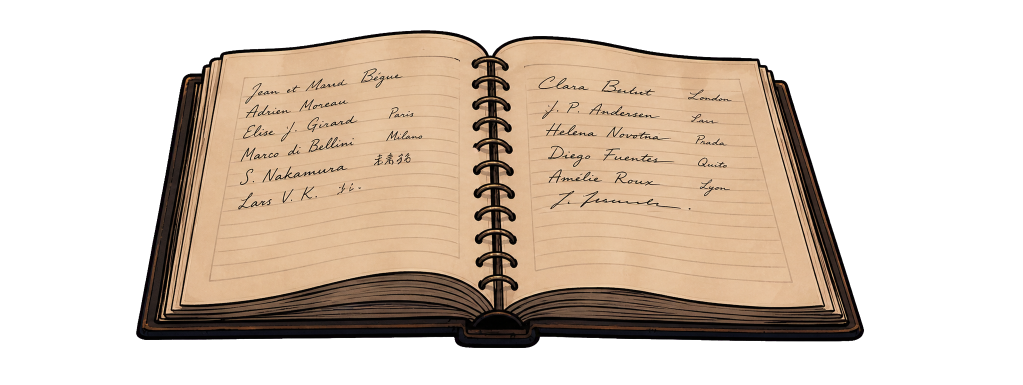
#> input picture tools/before-times-clean-patches/guestbook-fresh-isolated-v1.png, 2045 x 769 px (shown at 1/2 size)
$ python build-fresh-guestbook.py
#> lines starting #> are read from the running program, lines starting #| are printed output that depends on the picture
#!/usr/bin/env python3
"""Build the separated lobby guestbook, placed pen, and clean desk plate."""

from pathlib import Path

from PIL import Image, ImageDraw, ImageFilter


ROOT = Path(__file__).resolve().parents[1]
LAYER_DIR = ROOT / "images/before-times/layers"
PATCH_DIR = ROOT / "tools/before-times-clean-patches"

BASE_PLATE = LAYER_DIR / "lobby-clean-v4-newsstand-v1.png"
DESK_DONOR = PATCH_DIR / "guestbook-empty-desk-fullscene-v3.png"
BOOK_MASTER = PATCH_DIR / "guestbook-fresh-isolated-v1.png"
PEN_MASTER = ROOT / "images/before-times/inventory/fountain-pen-v1.png"

OUTPUT_PLATE_PNG = LAYER_DIR / "lobby-clean-v4-newsstand-guestbook-v3.png"
OUTPUT_PLATE_WEBP = LAYER_DIR / "lobby-clean-v4-newsstand-guestbook-v3.webp"
OUTPUT_BOOK_PNG = LAYER_DIR / "guestbook-fresh-v1.png"
OUTPUT_BOOK_WEBP = LAYER_DIR / "guestbook-fresh-v1.webp"
OUTPUT_PEN_PNG = LAYER_DIR / "guestbook-placed-pen-v1.png"
OUTPUT_PEN_WEBP = LAYER_DIR / "guestbook-placed-pen-v1.webp"

DESK_BOX = (820, 525, 1405, 745)
DESK_SIZE = (DESK_BOX[2] - DESK_BOX[0], DESK_BOX[3] - DESK_BOX[1])
DESK_CONTEXT_BOX = (740, 455, 1460, 815)
DESK_CONTEXT_SIZE = (
    DESK_CONTEXT_BOX[2] - DESK_CONTEXT_BOX[0],
    DESK_CONTEXT_BOX[3] - DESK_CONTEXT_BOX[1],
)
BOOK_TARGET_BOX = (117, 64, 380, 192)
PEN_TARGET_CENTER = (315, 135)


def fit_alpha_to_box(source: Image.Image, target_box: tuple[int, int, int, int]) -> Image.Image:
    """Crop transparent padding and fit the visible object into target_box."""
#> called with target_box = (117, 64, 380, 192)
    source = source.convert("RGBA")
#> source is the input picture: PIL image 2045x769 RGBA; mean R, G, B, A 85.7, 71.2, 57.3, 125.6
    alpha_box = source.getchannel("A").getbbox()
#> alpha_box = (272, 60, 1729, 697)
    if alpha_box is None:
        raise ValueError("The source image has no visible pixels")

    visible = source.crop(alpha_box)
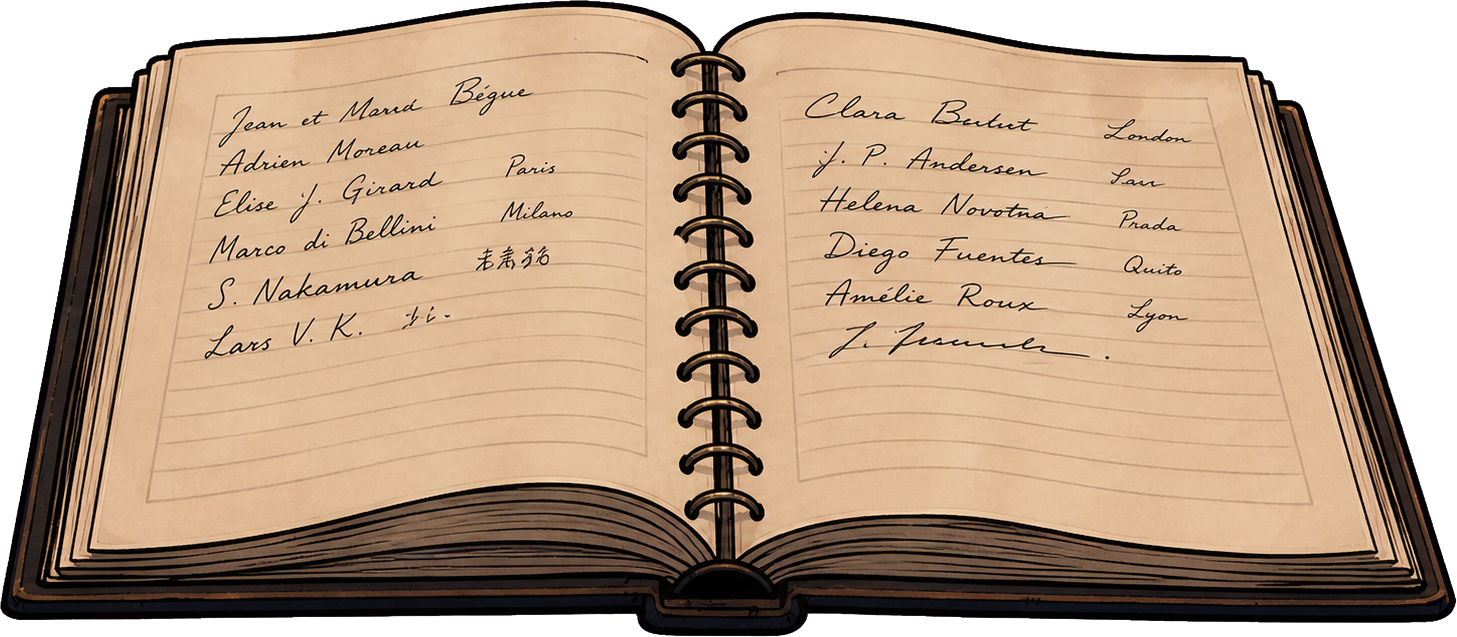
#> visible: PIL image 1457x637 RGBA; mean R, G, B, A 145.3, 120.6, 97.1, 212.9; transparent parts drawn white
    width = target_box[2] - target_box[0]
    height = target_box[3] - target_box[1]
    visible = visible.resize((width, height), Image.Resampling.LANCZOS)
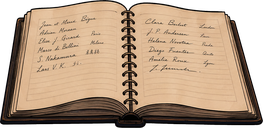
#> visible: PIL image 263x128 RGBA; mean R, G, B, A 145.6, 120.8, 97.3, 212.9; transparent parts drawn white

    canvas = Image.new("RGBA", DESK_SIZE, (0, 0, 0, 0))
#> canvas: PIL image 585x220 RGBA; every value is 0
    canvas.alpha_composite(visible, target_box[:2])
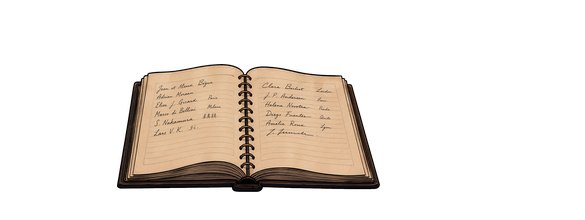
#> canvas: PIL image 585x220 RGBA; mean R, G, B, A 38.1, 31.6, 25.5, 55.7; transparent parts drawn white
    return canvas


def build_desk_plate() -> Image.Image:
    base = Image.open(BASE_PLATE).convert("RGB")
    donor_full = Image.open(DESK_DONOR).convert("RGB").resize(
        base.size,
        Image.Resampling.LANCZOS,
    )
    donor = donor_full.crop(DESK_CONTEXT_BOX)

    # Replace the original book and its grounding shadow, with enough repaired
    # surface around the silhouette for the separated sprite to lift on hover.
    mask = Image.new("L", DESK_CONTEXT_SIZE, 0)
    draw = ImageDraw.Draw(mask)
    draw.polygon(
        [
            (98, 123),
            (136, 108),
            (190, 95),
            (230, 94),
            (261, 104),
            (279, 117),
            (296, 108),
            (340, 102),
            (400, 104),
            (445, 112),
            (460, 121),
            (486, 292),
            (470, 302),
            (316, 305),
            (290, 305),
            (250, 305),
            (70, 298),
            (70, 260),
        ],
        fill=255,
    )
    mask = mask.filter(ImageFilter.MaxFilter(9))
    mask = mask.filter(ImageFilter.GaussianBlur(3.2))

    # The brass plaque is already clean original art and remains part of the
    # background, independent from both the book and the placed pen.
    preserve = ImageDraw.Draw(mask)
    preserve.rectangle((489, 0, DESK_CONTEXT_SIZE[0], DESK_CONTEXT_SIZE[1]), fill=0)

    original_region = base.crop(DESK_CONTEXT_BOX)
    repaired_region = Image.composite(donor, original_region, mask)
    base.paste(repaired_region, DESK_CONTEXT_BOX[:2])
    return base


def build_placed_pen() -> Image.Image:
    pen = Image.open(PEN_MASTER).convert("RGBA")
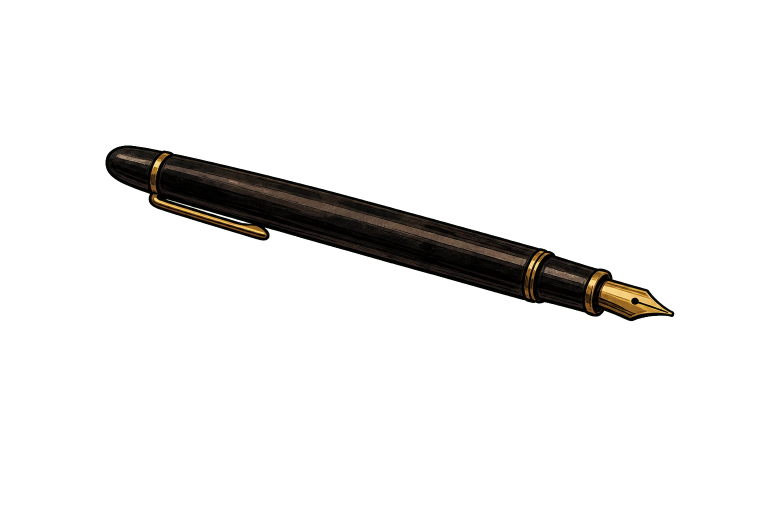
#> input picture images/before-times/inventory/fountain-pen-v1.png, 1536 x 1024 px (shown at 1/2 size)
#> pen is the input picture: PIL image 1536x1024 RGBA; mean R, G, B, A 3, 2.3, 1.6, 18.9
    alpha_box = pen.getchannel("A").getbbox()
#> alpha_box = (211, 291, 1349, 643)
    if alpha_box is None:
        raise ValueError("The pen source has no visible pixels")

    pen = pen.crop(alpha_box).resize((75, 23), Image.Resampling.LANCZOS)
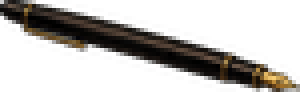
#> pen: PIL image 75x23 RGBA (shown 4 times larger); mean R, G, B, A 14.3, 10.6, 7, 74.1; transparent parts drawn white
    pen = pen.rotate(66, resample=Image.Resampling.BICUBIC, expand=True)
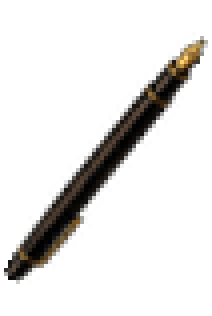
#> pen: PIL image 53x79 RGBA (shown 4 times larger); mean R, G, B, A 5.6, 4.2, 2.8, 30.5; transparent parts drawn white

    canvas = Image.new("RGBA", DESK_SIZE, (0, 0, 0, 0))
    left = round(PEN_TARGET_CENTER[0] - pen.width / 2)
#> left = 288
    top = round(PEN_TARGET_CENTER[1] - pen.height / 2)
#> top = 96
    canvas.alpha_composite(pen, (left, top))
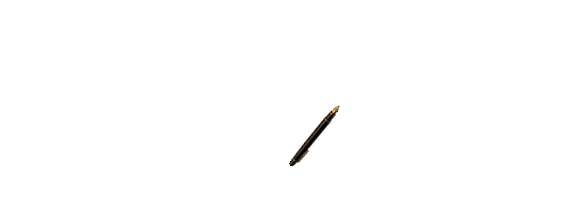
#> canvas: PIL image 585x220 RGBA; mean R, G, B, A 0.2, 0.1, 0.1, 1; transparent parts drawn white
    return canvas


def save_runtime_pair(image: Image.Image, png_path: Path, webp_path: Path) -> None:
    image.save(png_path, optimize=True)
    image.save(webp_path, "WEBP", quality=92, method=6)
    print(f"Wrote {png_path.relative_to(ROOT)}")
    print(f"Wrote {webp_path.relative_to(ROOT)}")


def main() -> None:
    book = fit_alpha_to_box(Image.open(BOOK_MASTER), BOOK_TARGET_BOX)
    pen = build_placed_pen()
    desk_plate = build_desk_plate()

    save_runtime_pair(desk_plate, OUTPUT_PLATE_PNG, OUTPUT_PLATE_WEBP)
    save_runtime_pair(book, OUTPUT_BOOK_PNG, OUTPUT_BOOK_WEBP)
    save_runtime_pair(pen, OUTPUT_PEN_PNG, OUTPUT_PEN_WEBP)


if __name__ == "__main__":
#> (the run stopped early here; a loop or call above may not have finished)
